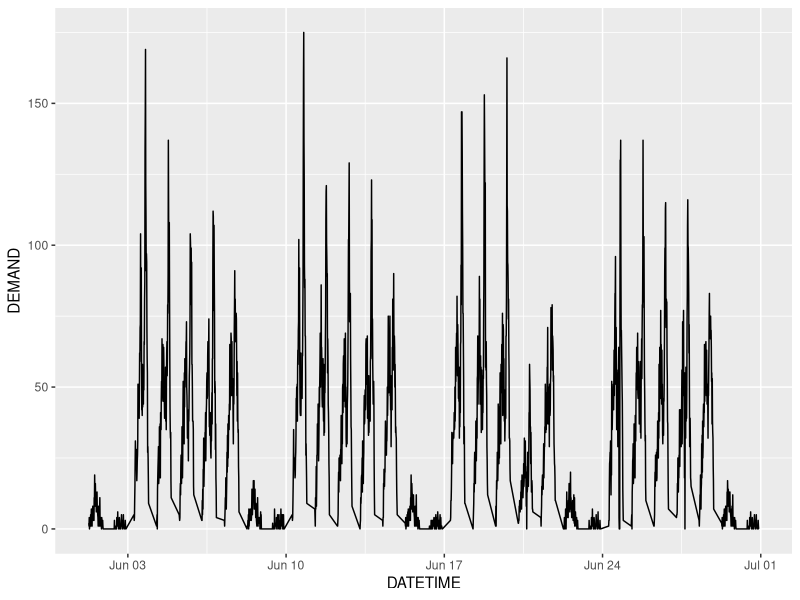
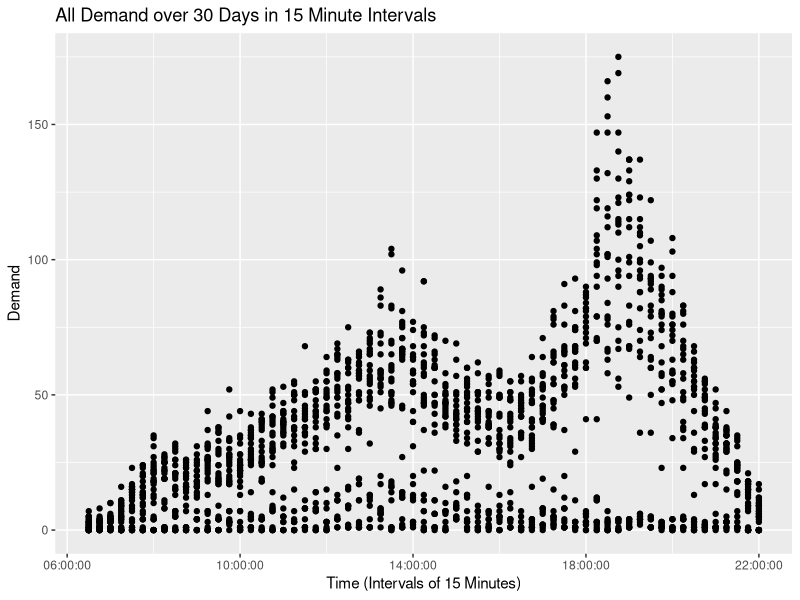
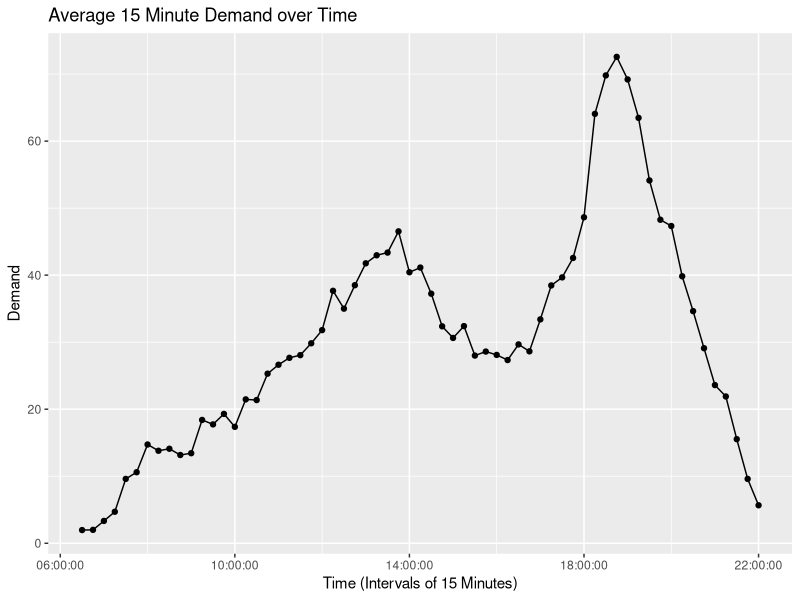
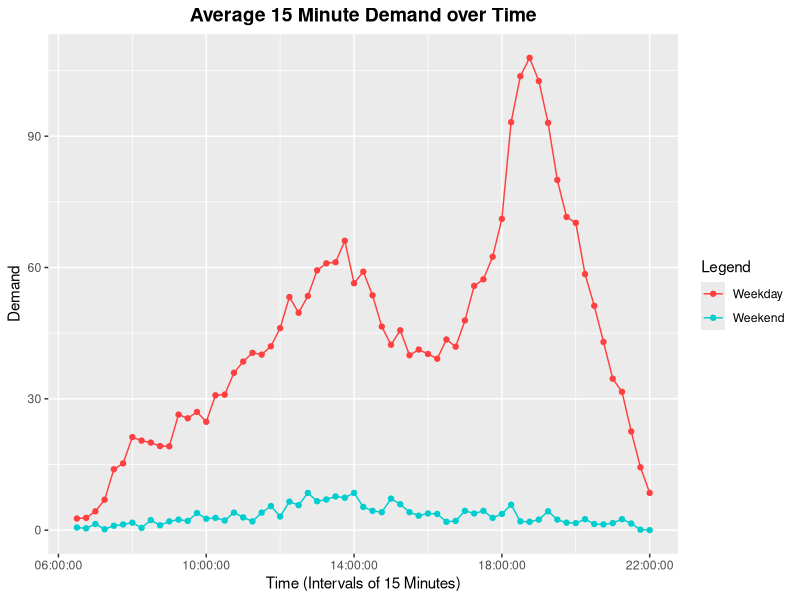

Recreate these plots in R, in order. (Note: this script raises an error after producing the figures.)
## ---- chunk 1
Sys.setLanguage("eng")
## ---- chunk 2
library(tidyverse)
library(dplyr)
library(readxl)
library(forecast)
library(ggplot2)
library(lubridate)
## ---- chunk 3
LRData <- read_excel("Light Rail Data.xlsx")
## ---- chunk 4
LRData
## ---- chunk 5
# Lovely, TIME had what I'm assuming is a default date from Excel.
LRData$DATETIME <- as.POSIXct(paste(LRData$DATE, format(LRData$TIME, "%H:%M:%S")), format = "%Y-%m-%d %H:%M:%S")
## ---- chunk 6
# Plotting the demand relative to date and time. This is a plot of the demand across the 30 days.
ggplot(LRData, aes(DATETIME, DEMAND)) +
  geom_line()
## ---- chunk 7
# Here TIME was changed to only include the time. Currently it is a CHR though.
LRData <- LRData %>%
  mutate(TIME = format(TIME, "%H:%M:%S"))

LRData$TIME <- hms::as_hms(LRData$TIME)
LRData
## ---- chunk 8
# This shows the demand per time across all 30 days. This time I flipped the graph for visual clarity.
ggplot(LRData, aes(TIME, DEMAND)) + 
  geom_point() +
  labs(title = "All Demand over 30 Days in 15 Minute Intervals", x = "Time (Intervals of 15 Minutes)", y = "Demand")
## ---- chunk 9
# Now I am going to find the average of demand across all 30 days and then plot it.
averageDemandTime <- LRData %>%
  group_by(TIME) %>%
  summarize(DEMAND = mean(DEMAND)) %>%
  arrange(hms::as_hms(TIME))
## ---- chunk 10
ggplot(averageDemandTime, aes(hms::as_hms(TIME), DEMAND)) +
  geom_point() +
  geom_line() +
  labs(title = "Average 15 Minute Demand over Time", x = "Time (Intervals of 15 Minutes)", y = "Demand")
## ---- chunk 11
# Now I will look for the demand over weekdays and weekends as they generally differ.
LRData <- LRData %>%
  mutate(DAY = wday(DATE, label = TRUE),
         ISWEEKEND = ifelse((DAY == "Sat" | DAY == "Sun"), TRUE, FALSE))

averageDemandWDWE <- LRData %>%
  group_by(ISWEEKEND, TIME) %>%
  summarize(DEMAND = mean(DEMAND)) %>%
  arrange(hms::as_hms(TIME))
## ---- chunk 12
ggplot(averageDemandWDWE, aes(hms::as_hms(TIME), DEMAND, color = ISWEEKEND)) +
  geom_point() +
  geom_line() +
  # This below is better to make it visually easier to see but I'm keeping the lines instead as it is better for information.
  #geom_smooth(se = FALSE, method = "loess", span = 0.1) +
  labs(title = "Average 15 Minute Demand over Time", x = "Time (Intervals of 15 Minutes)", y = "Demand", color = "Legend") +
  scale_color_manual(labels = c("Weekday", "Weekend"), values = c("brown1", "cyan3")) +
  theme(plot.title=element_text(hjust=0.5, face = "bold", size = 14))
## ---- chunk 13
# Separating the weekend and weekday data
# They ask for a forecast of July 1st, 2nd and 3rd. These are Weekdays so I will be using the weekday data to forecast those 3 days.

weekdayData <- LRData %>%
  filter(ISWEEKEND == FALSE)

weekendData <- LRData %>%
  filter(ISWEEKEND == TRUE)
## ---- chunk 14
# Getting train and test data to test my forecasts to see best model.
# Doing a 75/25 split as I have 4 weeks of data. I will test with the last week.
trainWeekday <- weekdayData %>%
  filter(DATE <= as.Date("2019-06-21"))
testWeekday <- weekdayData %>%
  filter(DATE > as.Date("2019-06-21"))
## ---- chunk 15
# Converting to TS

# Frequency of 63 as there are 63 15min in the data given.
# As this is for ETS I am only running this on Weekdays due to it having heavy seasonality while weekends do not.
trainWeekdayTS <- ts(trainWeekday$DEMAND, frequency = 63)
testWeekdayTS <- ts(testWeekday$DEMAND, frequency = 63)
is.ts(trainWeekdayTS)
is.ts(testWeekdayTS)
## ---- chunk 16
# TBATS
fitTbats <- tbats(trainWeekdayTS)
tbatForecast <- forecast(fitTbats, h = nrow(testWeekday))
accTbats <- accuracy(tbatForecast, testWeekday$DEMAND)

# STL + ETS
stlDecomp <- stl(trainWeekdayTS, s.window = "periodic")
seasonAdj <- seasadj(stlDecomp)
fitETS <- ets(seasonAdj, model = "ANN")
etsForecast <- forecast(fitETS, h = nrow(testWeekday))
accETS <- accuracy(etsForecast, testWeekday$DEMAND)
## ---- chunk 17
print(accTbats)
print(accETS)
## ---- chunk 18
weekdayTS <- ts(weekdayData$DEMAND, frequency = 63)
forecastTBAT <- tbats(weekdayTS)
forecastJuly <- forecast(forecastTBAT, h = (63 * 3))
## ---- chunk 19
time_intervals <- unique(weekdayData$TIME)

# Repeat each date 63 times
dates <- rep(seq(as.Date("2019-07-01"), as.Date("2019-07-03"), by = "day"), each = length(time_intervals))

# Repeat the full time sequence once per day
times <- rep(time_intervals, times = 3)

forecastJulyDF <- data.frame(
  DATE = dates,
  TIME = times,
  FORECAST = as.numeric(forecastJuly$mean)
)

forecastJulyDF <- forecastJulyDF %>%
  mutate(DATETIME = ymd_hms(paste(DATE, TIME))) %>%
  mutate(DAY = wday(DATE, label = TRUE))
         
forecastJulyDF
## ---- chunk 20
ggplot(forecastJulyDF, aes(DATETIME, FORECAST, color = DAY)) + 
  geom_line() +
  geom_point() +
  scale_x_datetime(
    date_breaks = "1 hour",
    date_labels = "%d %H:%M") +
  scale_color_manual(values = c("Mon" = "green3", "Tue" = "gold2", "Wed" = "blue3")) +
  theme(axis.text.x = element_text(angle = 90, hjust = 1), plot.title = element_text(size = 14, face = "bold", hjust = 0.5)) +
  labs(title = "Forecast for July 1st-3rd", x = "Time (Day & Hour)", y = "Forecasted Demand", color = "Day")
  
